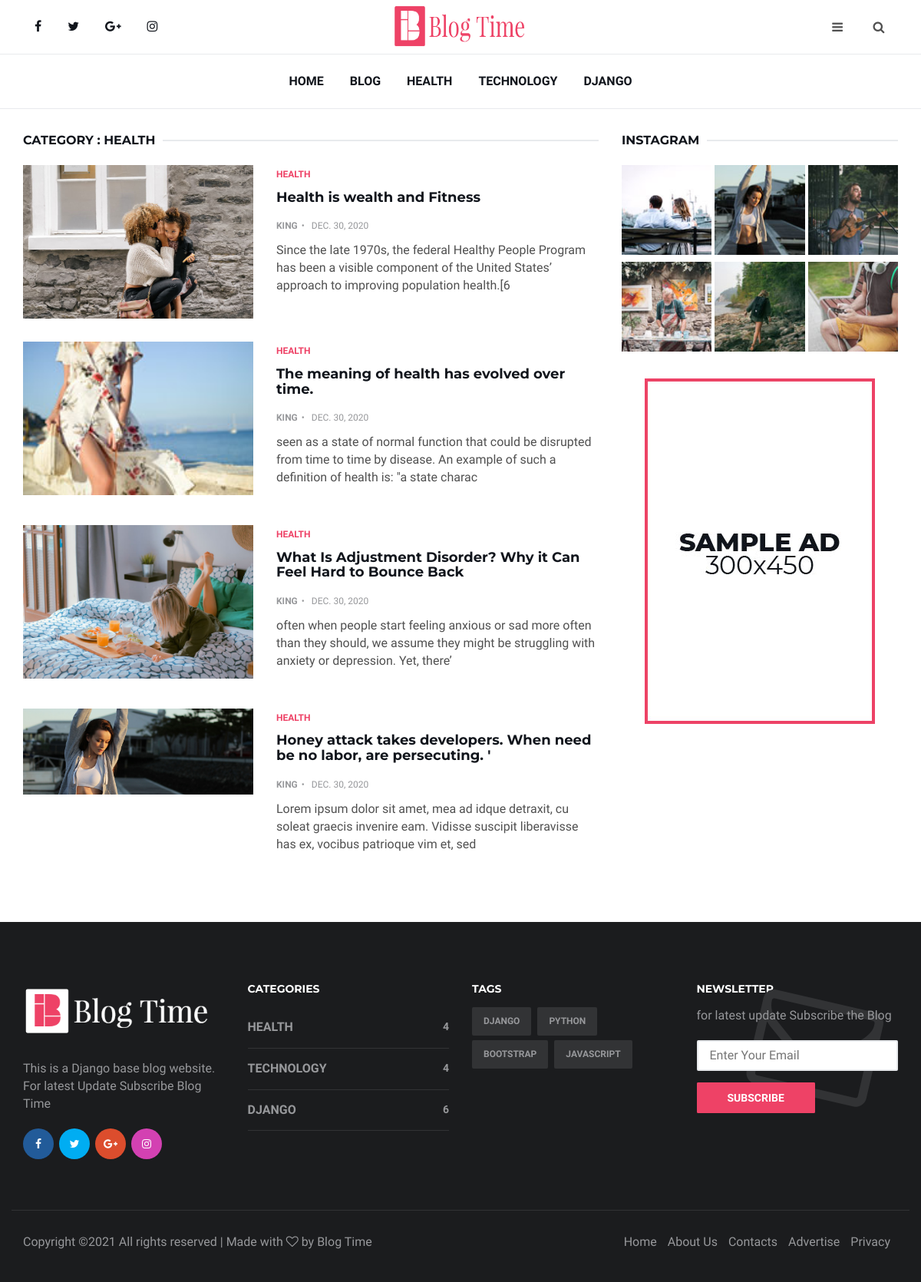
Page /category/1 on the committed database.
### blog/models.py (models this page shows, shortened)
class Category(models.Model):
    name=models.CharField(max_length=250)
    class Meta:
        verbose_name_plural = "Categories"
    def __str__(self):
        return self.name

class Post(models.Model):
    STATUS_CHOICES =(('draft','Draft'),('published','Published'),)
    title=models.CharField(max_length=100)
    slug=models.SlugField(max_length=250,unique_for_date='publish')
    category=models.ForeignKey(Category,on_delete=models.CASCADE,null=True, blank=True)
    overview =models.TextField()
    content =RichTextUploadingField(null=True, blank=True)
    publish=models.DateTimeField(default=timezone.now)
    created=models.DateTimeField(auto_now_add=True)
    updates=models.DateTimeField(auto_now_add=True)
    status=models.CharField(max_length=10,choices=STATUS_CHOICES, default='draft')
    thumbnail = models.ImageField(upload_to='static/upload/img', default='None')
    read =models.IntegerField(default=10)
    author  =models.ForeignKey(User,on_delete=models.CASCADE)
    objects=models.Manager()
    published=PublishedManager()
    tags=TaggableManager()
    previous_post = models.ForeignKey(
        'self', related_name='previous', on_delete=models.SET_NULL, blank=True, null=True)
    next_post = models.ForeignKey(
        'self', related_name='next', on_delete=models.SET_NULL, blank=True, null=True)
    class Meta:
        ordering=('-publish',)

### blog/views.py (the view)
# urls.py: path('category/<int:pk>', CategoryView.as_view(), name="index_by_cate"),
class CategoryView(ListView):
    model = Post
    template_name = 'search.html'
    def get_queryset(self):
        self.category = get_object_or_404(Category, pk=self.kwargs['pk'])
        return Post.published.filter(category=self.category)
    def get_context_data(self, **kwargs):
        context = super(CategoryView, self).get_context_data(**kwargs)
        context['category'] = self.category
        context['category_count']=Category.objects.all().annotate(posts_count=Count('post'))
        context['tags']= Tag.objects.all()
        return context

### blog/models.py (called while the page is built)
    def get_queryset(self):
        return super(PublishedManager,self).get_queryset().filter(status='published')

### templates/search.html (shortened to what this page needs)
{%extends 'base.html'%}
{%load static%}
{% block contact%}
<div class="section">
	<div class="container">
		<div class="row">
			<div class="col-md-8">
				{%if category%}
				<div class="section-title">
					<h2 class="title">
						Category : {{category.name}}
					</h2>
				</div>
				{%for post in object_list%}
				<div class="post post-row">
					<a class="post-img" href="{%url 'article' post.slug %}"><img src="{{post.thumbnail.url}}"
							alt=""></a>
					<div class="post-body">
						<div class="post-category">
							<a href="{%url 'index_by_cate' post.category.pk %}">{{post.category}}</a>
						</div>
						<h3 class="post-title"><a href="{%url 'article' post.slug %}">{{post.title}}</a></h3>
						<ul class="post-meta">
							<li><a href="#">{{post.author.username}}</a></li>
							<li>{{post.publish.date}}
							</li>
						</ul>
						<p>{{post.overview|slice:":150"}}</p>
					</div>
				</div>
				{%endfor%}
				{%endif%}
			</div>
			<div class="col-md-4">
				<div class="aside-widget">
					<div class="section-title">
						<h2 class="title">Instagram</h2>
					</div>
					<div class="galery-widget">
						<ul>
							<li><a href="#"><img src="{%static ''%}img/galery-1.jpg" alt=""></a></li>
							<li><a href="#"><img src="{%static ''%}img/galery-2.jpg" alt=""></a></li>
							<li><a href="#"><img src="{%static ''%}img/galery-3.jpg" alt=""></a></li>
							<li><a href="#"><img src="{%static ''%}img/galery-4.jpg" alt=""></a></li>
							<li><a href="#"><img src="{%static ''%}img/galery-5.jpg" alt=""></a></li>
							<li><a href="#"><img src="{%static ''%}img/galery-6.jpg" alt=""></a></li>
						</ul>
					</div>
				</div>
				<div class="aside-widget text-center">
					<a href="#" style="display: inline-block;margin: auto;">
						<img class="img-responsive" src="{%static ''%}img/ad-1.jpg" alt="">
					</a>
				</div>
			</div>
		</div>
	</div>
</div>
{%endblock%}

### templates/base.html (shortened to what this page needs)
<!DOCTYPE html>
<html lang="en">
<head>
	  {% load static %}
	<link type="text/css" rel="stylesheet" href="{%static ''%}css/bootstrap.min.css" />
	<link rel="stylesheet" href="{%static ''%}css/font-awesome.min.css">
	<link  rel="stylesheet" type="text/css" href="{%static ''%}css/style.css" />
</head>
<body>
	<header id="header">
		<div id="nav">
			<div id="nav-top">
				<div class="container">
					<ul class="nav-social">
						<li><a href="#"><i class="fa fa-facebook"></i></a></li>
						<li><a href="#"><i class="fa fa-twitter"></i></a></li>
						<li><a href="#"><i class="fa fa-google-plus"></i></a></li>
						<li><a href="#"><i class="fa fa-instagram"></i></a></li>
					</ul>
					<div class="nav-logo">
						<a href="/" class="logo"><img src="{%static ''%}img/Blog_time.png" width="180px" height="65px" alt=""></a>
					</div>
					<div class="nav-btns">
						<button class="aside-btn"><i class="fa fa-bars"></i></button>
						<button class="search-btn"><i class="fa fa-search"></i></button>
					</div>
				</div>
			</div>
			<div id="nav-bottom">
				<div class="container">
					<ul class="nav-menu">
						<li><a href="/">Home</a></li>
						<li><a href="{%url 'blog_list'%}">Blog</a></li>
						{%for category in category_count%}
						<li><a href="{%url 'index_by_cate' category.pk %}">{{category.name}}</a></li>
						{%endfor%}
					</ul>
				</div>
			</div>
		</div>
	</header>
  {% block contact %}
  {% endblock %}
	<footer id="footer">
		<div class="container">
			<div class="row">
				<div class="col-md-3">
					<div class="footer-widget">
						<div class="footer-logo">
							<a href="/" class="logo"><img src="{%static ''%}./img/Blog_time-dark.png" width="250px" height="70px" alt=""></a>
						</div>
						<p>This is a Django base blog website. For latest Update Subscribe Blog Time   </p>
						<ul class="contact-social">
							<li><a href="#" class="social-facebook"><i class="fa fa-facebook"></i></a></li>
							<li><a href="#" class="social-twitter"><i class="fa fa-twitter"></i></a></li>
							<li><a href="#" class="social-google-plus"><i class="fa fa-google-plus"></i></a></li>
							<li><a href="#" class="social-instagram"><i class="fa fa-instagram"></i></a></li>
						</ul>
					</div>
				</div>
				<div class="col-md-3">
					<div class="footer-widget">
						<h3 class="footer-title">Categories</h3>
						<div class="category-widget">
							<ul>
								{%for category in category_count %}
								<li><a href="{%url 'index_by_cate' category.pk %}">{{category.name}} <span>{{category.posts_count}}</span></a></li>
								{%endfor%}
							</ul>
						</div>
					</div>
				</div>
				<div class="col-md-3">
					<div class="footer-widget">
						<h3 class="footer-title">Tags</h3>
						<div class="tags-widget">
							<ul>
								{%for tag in tags %}
								<li><a href="{% url 'index_by_tag' tag.slug%}">{{tag}}</a></li>
								{%endfor%}
							</ul>
						</div>
					</div>
				</div>
				<div class="col-md-3">
					<div class="footer-widget">
						<h3 class="footer-title">Newsletter</h3>
						<div class="newsletter-widget">
							<form>
								<p>for latest update Subscribe the Blog</p>
								<input class="input" name="newsletter" placeholder="Enter Your Email">
								<button class="primary-button">Subscribe</button>
							</form>
						</div>
					</div>
				</div>
			</div>
			<div class="footer-bottom row">
				<div class="col-md-6 col-md-push-6">
					<ul class="footer-nav">
						<li><a href="/">Home</a></li>
						<li><a href="#">About Us</a></li>
						<li><a href="#">Contacts</a></li>
						<li><a href="#">Advertise</a></li>
						<li><a href="#">Privacy</a></li>
					</ul>
				</div>
				<div class="col-md-6 col-md-pull-6">
					<div class="footer-copyright">
Copyright &copy;<script>document.write(new Date().getFullYear());</script> All rights reserved | Made with <i class="fa fa-heart-o" aria-hidden="true"></i> by <a href="/" target="_blank">Blog Time</a>
					</div>
				</div>
			</div>
		</div>
	</footer>
</body>
</html>

### rows in the picture
Category: name "HEALTH", posts_count "4"
Category: name "TECHNOLOGY", posts_count "4"
Category: name "DJANGO", posts_count "6"
Post: thumbnail (picture), category "HEALTH", title "Health is wealth and Fitness", author.username "KING", publish "DEC. 30, 2020", overview "Since the late 1970s, the federal Healthy People Program has been a visible component of the United States’ approach to improving population health.[6"
Post: thumbnail (picture), category "HEALTH", title "The meaning of health has evolved over time.", author.username "KING", publish "DEC. 30, 2020", overview "seen as a state of normal function that could be disrupted from time to time by disease. An example of such a definition of health is: \"a state charac"
Post: thumbnail (picture), category "HEALTH", title "What Is Adjustment Disorder? Why it Can Feel Hard to Bounce Back", author.username "KING", publish "DEC. 30, 2020", overview "often when people start feeling anxious or sad more often than they should, we assume they might be struggling with anxiety or depression. Yet, there’"
Post: thumbnail (picture), category "HEALTH", title "Honey attack takes developers. When need be no labor, are persecuting. '", author.username "KING", publish "DEC. 30, 2020", overview "Lorem ipsum dolor sit amet, mea ad idque detraxit, cu soleat graecis invenire eam. Vidisse suscipit liberavisse has ex, vocibus patrioque vim et, sed"
Tag: name "DJANGO"
Tag: name "PYTHON"
Tag: name "BOOTSTRAP"
Tag: name "JAVASCRIPT"
